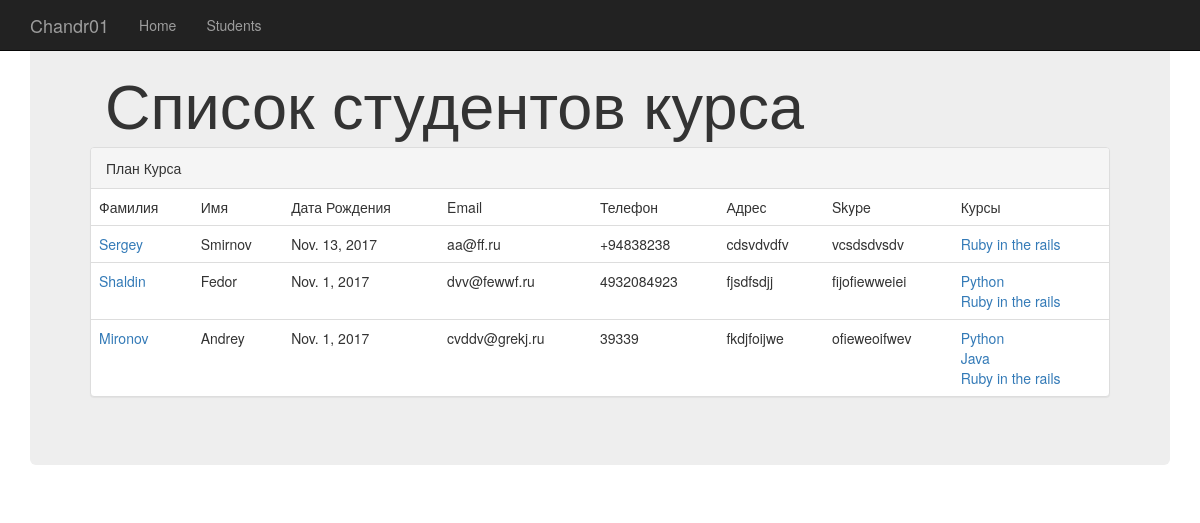
The page /students/ on the database its author committed.
### course/models.py (models this page shows, shortened)
class Students(models.Model):
    name = models.CharField(max_length=255)
    surname = models.CharField(max_length=255)
    date_of_birth = models.DateField(null=True)
    email = models.EmailField(null=True)
    phone = models.CharField(max_length=255, null=True)
    address = models.CharField(max_length=255, null=True)
    skype = models.CharField(max_length=255, null=True)
    courses = models.ManyToManyField(Course)

class Course(models.Model):
    name = models.CharField(max_length=255)
    short_description = models.CharField(max_length=255)
    description = models.TextField(max_length=2000)
    coach = models.ForeignKey(Coach, null=True, related_name='coach_courses')
    assistant = models.ForeignKey(Coach, null=True, related_name='assistant_courses')

### course/views.py (the view)
# urls.py: url(r'^students/$', views.students),
def students(request):
    page_num = request.GET.get('id', 0)
    if page_num == 0:
        students = Students.objects.all()
        return render(request, 'students/student.html', {'students': students})
    else:
        students = Students.objects.filter(courses=page_num)
        return render(request, 'students/student.html', {'students': students})

### course/templates/students/student.html (shortened to what this page needs)
<!DOCTYPE html>
<html lang="en">
  <head>
    <link href="../static/boostrap/css/bootstrap.css" rel="stylesheet">
    <link href="../static/boostrap/css/bootstrap.css" rel="stylesheet">
  </head>
  <body>
    <div class="navbar navbar-inverse navbar-fixed-top" role="navigation">
      <div class="container">
        <div class="navbar-header">
          <a class="navbar-brand" href="#">Chandr01</a>
        </div>
        <div class="collapse navbar-collapse">
          <ul class="nav navbar-nav">
            <li class=""><a href="/">Home</a></li>
            <li><a href="/students/">Students</a></li>
          </ul>
        </div>
      </div>
    </div>
    <div class="container">
      <div class="jumbotron">
      <div class="container">
        <h1>Список студентов курса </h1>
      </div>
          <div class="panel panel-default">
          <div class="panel-heading">План Курса</div>
          <table class="table">
              <tr>
                <td>Фамилия</td><td>Имя</td><td>Дата Рождения</td><td>Email</td><td>Телефон</td><td>Адрес</td><td>Skype</td><td>Курсы</td>
              </tr>
                {% for i in students %}
                <tr>
                      <td><a href="http://127.0.0.1:8000/student/{{i.id}}">{{ i.name }}</a></td>
                      <td>{{ i.surname }}</td>
                      <td>{{ i.date_of_birth }}</td>
                      <td>{{ i.email }}</td>
                      <td>{{ i.phone }}</td>
                      <td>{{ i.address }}</td>
                      <td>{{ i.skype }}</td>
                    <td>{% for a in i.courses.values %}<a href="http://127.0.0.1:8000/course/{{a.id}}">{{a.name}}</a><br />{% endfor %}</td>
                </tr>
                {% endfor %}
          </table>
          </div>
    </div>
    </div>
  </body>
</html>

### rows shown on the page
Students: name "Sergey", surname "Smirnov", date_of_birth "Nov. 13, 2017", email "aa@ff.ru", phone "+94838238", address "cdsvdvdfv", skype "vcsdsdvsdv"
Course: name "Ruby in the rails"
Students: name "Shaldin", surname "Fedor", date_of_birth "Nov. 1, 2017", email "dvv@fewwf.ru", phone "4932084923", address "fjsdfsdjj", skype "fijofiewweiei"
Course: name "Python"
Students: name "Mironov", surname "Andrey", date_of_birth "Nov. 1, 2017", email "cvddv@grekj.ru", phone "39339", address "fkdjfoijwe", skype "ofieweoifwev"
Course: name "Java"
